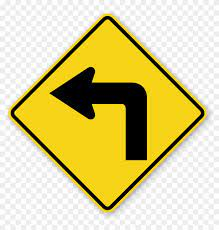
#> input picture Task2/Signs/turnleft.jpeg, 219 x 230 px
$ python tm.py
#> lines starting #> are read from the running program, lines starting #| are printed output that depends on the picture
import cv2 as cv
import numpy as np
from matplotlib import pyplot as plt

def get_square(image):
    #gray = cv.cvtColor(image, cv.COLOR_BGR2GRAY)
    img = cv.medianBlur(image, 37)
    circles = cv.HoughCircles(img, cv.HOUGH_GRADIENT,1, 50, param1=120, param2=40)
    circles = np.uint16(np.around(circles))
    max_r, max_i = 0, 0
    #To find the largest circle
    for i in range(len(circles[:, :, 2][0])):
        if circles[:, :, 2][0][i] > max_r:
            max_i = i
            max_r = circles[:, :, 2][0][i]
    x, y, r = circles[:, :, :][0][max_i]
    if y > r and x > r:
        square = image[y-r:y+r, x-r:x+r]
    else:
        square = image[0:y+r, 0:x+r]
    return square

def template_match(image,template,method):
    img_gray = cv.cvtColor(image, cv.COLOR_BGR2GRAY)
    template_gray = cv.cvtColor(template, cv.COLOR_BGR2GRAY)
    w, h = template_gray.shape[::-1]
    res = cv.matchTemplate(img_gray, template_gray, method)
    min_val, max_val, min_loc, max_loc = cv.minMaxLoc(res)
    print(f"Image shape is {w},{h}")
    print(f"Max and min locations are {max_loc},{min_loc}")
    if method in [cv.TM_SQDIFF, cv.TM_SQDIFF_NORMED]:
        top_left = min_loc
    else:
        top_left = max_loc
    bottom_right = (top_left[0] + w, top_left[1] + h)
    cv.rectangle(image, top_left, bottom_right, 255, 2)
    return image

l_img = cv.imread('Signs/turnleft.jpeg')
#> l_img is the input picture: shape (230, 219, 3); mean B, G, R 149, 207.3, 218.1
l_template = cv.imread('templates/leftt.png')
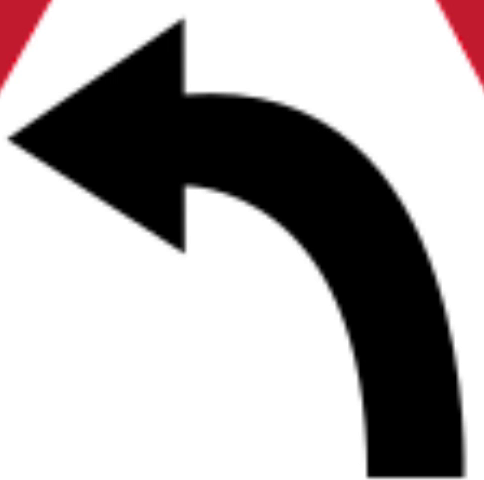
#> input picture Task2/templates/leftt.png, 484 x 480 px
#> l_template is the input picture: shape (480, 484, 3); mean B, G, R 176.5, 176.1, 179.4
r_img = cv.imread('Signs/turnright.png')
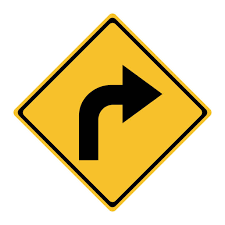
#> input picture Task2/Signs/turnright.png, 225 x 225 px
#> r_img is the input picture: shape (225, 225, 3); mean B, G, R 165.9, 211.7, 228.1
r_template = cv.imread('templates/rightt.png')
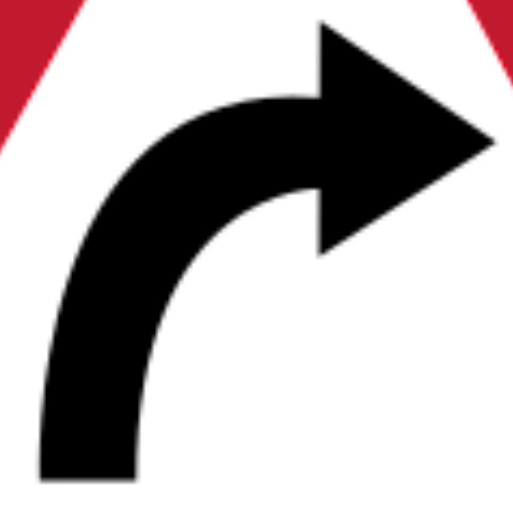
#> input picture Task2/templates/rightt.png, 513 x 507 px
#> r_template is the input picture: shape (507, 513, 3); mean B, G, R 181.6, 181, 186.5
# All the 6 methods for comparison in a list
methods = ['cv.TM_CCOEFF', 'cv.TM_CCOEFF_NORMED', 'cv.TM_CCORR',
            'cv.TM_CCORR_NORMED', 'cv.TM_SQDIFF', 'cv.TM_SQDIFF_NORMED']
for meth in methods:
    cv.imshow('image',template_match(l_img,l_template,method=eval(meth)))
    cv.imshow('image',template_match(r_img,r_template,method=eval(meth)))
    cv.imshow('image',template_match(l_img,r_template,method=eval(meth)))
    cv.waitKey(0)
    cv.destroyAllWindows()
#> this loop made 6 passes
#> (printed output is left out)
#> pass 1, in template_match, `img_gray = cv.cvtColor(image, cv.COLOR_BGR2GRAY)`:
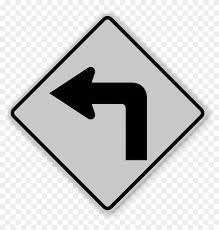
#> img_gray: shape (230, 219); min 0, max 255, mean 203.9
#> pass 1, in template_match, `res = cv.matchTemplate(img_gray, template_gray, method)`:
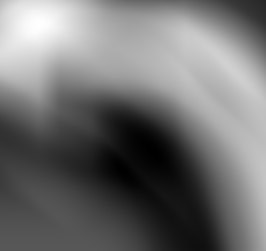
#> res: shape (251, 266) float32; min -111949816, max 213611392, mean 32476422; drawn with min black and max white
#> pass 1, `cv.imshow('image',template_match(l_img,l_template,method=eval(meth)))`:
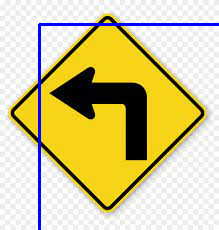
#> window 'image': shape (230, 219, 3); mean B, G, R 150.5, 202.2, 212.8
